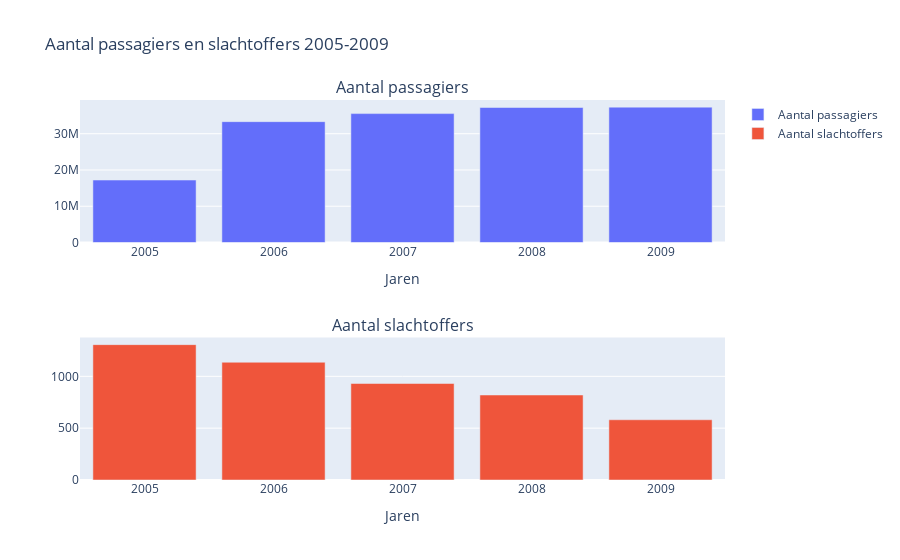

This figure's notebook cell:
### Code cell
fig2 = make_subplots(rows = 2, cols = 1, subplot_titles=("Aantal passagiers", "Aantal slachtoffers"))


fig2.append_trace(go.Bar(x = passenger_fatalities["Date"], y = passenger_fatalities["Passenger Count"], name = "Aantal passagiers"), row = 1, col = 1)
fig2.append_trace(go.Bar(x = passenger_fatalities["Date"], y = passenger_fatalities["Fatalities"], name = "Aantal slachtoffers", offsetgroup=1), row = 2, col = 1)



fig2.update_layout(title_text="Aantal passagiers en slachtoffers 2005-2009")
fig2.update_xaxes(title_text="Jaren")
   

fig2.show()

### Figure 1 — Plotly figure (JSON) as saved in the notebook; plotly's stock layout.template omitted (floating-point values rounded to 4 significant figures)
{"data": [{"name": "Aantal passagiers", "type": "bar", "x": [2005, 2006, 2007, 2008, 2009], "xaxis": "x", "y": [17222033, 33332970, 35554082, 37234678, 37338942], "yaxis": "y"}, {"name": "Aantal slachtoffers", "offsetgroup": "1", "type": "bar", "x": [2005, 2006, 2007, 2008, 2009], "xaxis": "x2", "y": [1306, 1136, 931, 820, 581], "yaxis": "y2"}], "layout": {"annotations": [{"font": {"size": 16}, "showarrow": false, "text": "Aantal passagiers", "x": 0.5, "xanchor": "center", "xref": "paper", "y": 1, "yanchor": "bottom", "yref": "paper"}, {"font": {"size": 16}, "showarrow": false, "text": "Aantal slachtoffers", "x": 0.5, "xanchor": "center", "xref": "paper", "y": 0.375, "yanchor": "bottom", "yref": "paper"}], "title": {"text": "Aantal passagiers en slachtoffers 2005-2009"}, "xaxis": {"anchor": "y", "domain": [0, 1], "title": {"text": "Jaren"}}, "xaxis2": {"anchor": "y2", "domain": [0, 1], "title": {"text": "Jaren"}}, "yaxis": {"anchor": "x", "domain": [0.625, 1]}, "yaxis2": {"anchor": "x2", "domain": [0, 0.375]}}}
